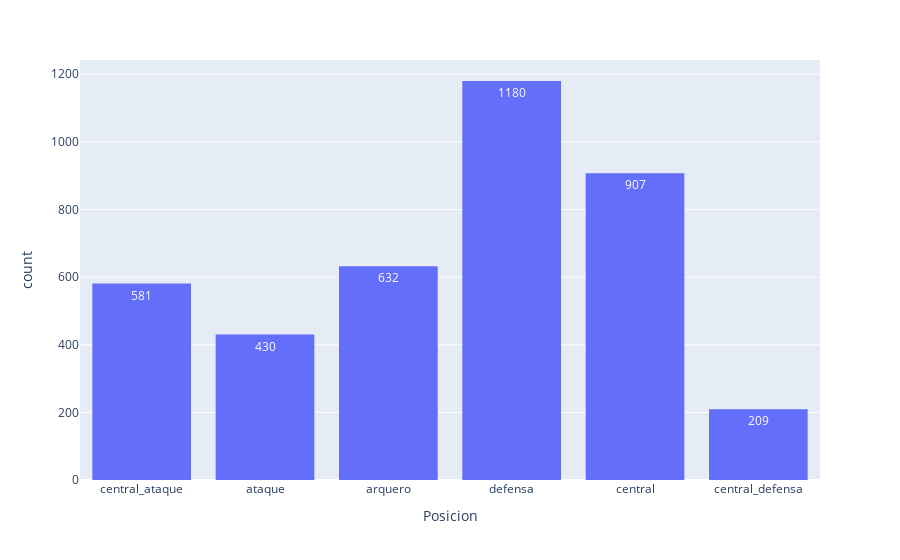

This figure's notebook cell:
### Code cell
px.histogram(df_players, 'Posicion', text_auto = True)

### Figure 1 — Plotly figure (JSON) as saved in the notebook; plotly's stock layout.template omitted (floating-point values rounded to 4 significant figures; data arrays with more than 128 entries replaced by an {"elided": "..."} marker saying what was removed)
{"data": [{"alignmentgroup": "True", "bingroup": "x", "hovertemplate": "Posicion=%{x}<br>count=%{y}<extra></extra>", "legendgroup": "", "marker": {"color": "#636efa", "pattern": {"shape": ""}}, "name": "", "offsetgroup": "", "orientation": "v", "showlegend": false, "texttemplate": "%{value}", "type": "histogram", "x": {"elided": "3939 str values"}, "xaxis": "x", "yaxis": "y"}], "layout": {"barmode": "relative", "legend": {"tracegroupgap": 0}, "margin": {"t": 60}, "xaxis": {"anchor": "y", "domain": [0, 1], "title": {"text": "Posicion"}}, "yaxis": {"anchor": "x", "domain": [0, 1], "title": {"text": "count"}}}}
